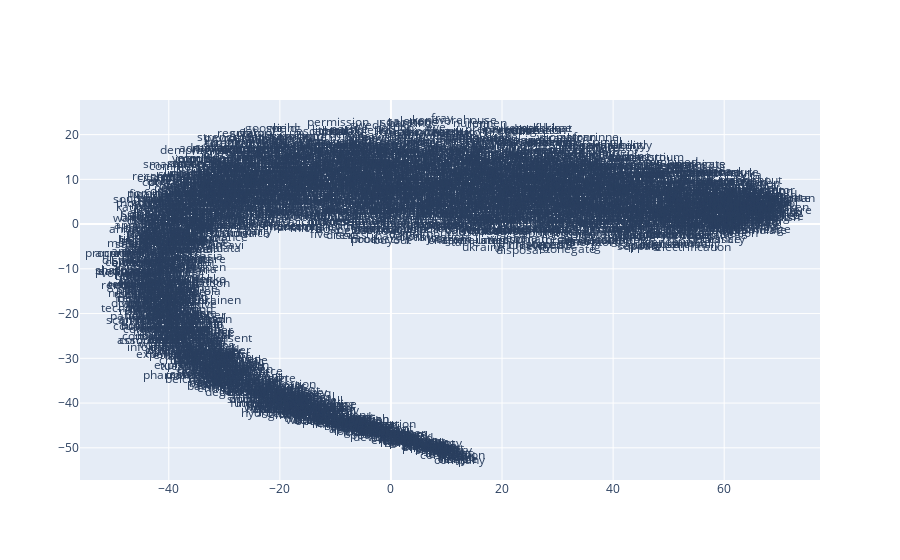

The notebook cell this image was saved under:
### Markdown cell above
Visualization of Word2Vec embeddings from documentation at:
https://radimrehurek.com/gensim_3.8.3/auto_examples/tutorials/run_word2vec.html#sphx-glr-auto-examples-tutorials-run-word2vec-py

### Code cell
from sklearn.decomposition import IncrementalPCA    # inital reduction
from sklearn.manifold import TSNE                   # final reduction
import numpy as np                                  # array handling


def reduce_dimensions(model):
    num_dimensions = 2  # final num dimensions (2D, 3D, etc)

    vectors = [] # positions in vector space
    labels = [] # keep track of words to label our data again later
    for word in model.wv.key_to_index:
        vectors.append(model.wv[word])
        labels.append(word)

    # convert both lists into numpy vectors for reduction
    vectors = np.asarray(vectors)
    labels = np.asarray(labels)

    # reduce using t-SNE
    vectors = np.asarray(vectors)
    tsne = TSNE(n_components=num_dimensions, random_state=0)
    vectors = tsne.fit_transform(vectors)

    x_vals = [v[0] for v in vectors]
    y_vals = [v[1] for v in vectors]
    return x_vals, y_vals, labels


x_vals, y_vals, labels = reduce_dimensions(fin_w2v_model)

def plot_with_plotly(x_vals, y_vals, labels, plot_in_notebook=True):
    from plotly.offline import init_notebook_mode, iplot, plot
    import plotly.graph_objs as go

    trace = go.Scatter(x=x_vals, y=y_vals, mode='text', text=labels)
    data = [trace]

    if plot_in_notebook:
        init_notebook_mode(connected=True)
        iplot(data, filename='word-embedding-plot')
    else:
        plot(data, filename='word-embedding-plot.html')


def plot_with_matplotlib(x_vals, y_vals, labels):
    import matplotlib.pyplot as plt
    import random

    random.seed(0)

    plt.figure(figsize=(12, 12))
    plt.scatter(x_vals, y_vals)

    #
    # Label randomly subsampled 25 data points
    #
    indices = list(range(len(labels)))
    selected_indices = random.sample(indices, 25)
    for i in selected_indices:
        plt.annotate(labels[i], (x_vals[i], y_vals[i]))

try:
    get_ipython()
except Exception:
    plot_function = plot_with_matplotlib
else:
    plot_function = plot_with_plotly

plot_function(x_vals, y_vals, labels)

### Figure 1 — Plotly figure (JSON) as saved in the notebook; plotly's stock layout.template omitted (floating-point values rounded to 4 significant figures; data arrays with more than 128 entries replaced by an {"elided": "..."} marker saying what was removed)
{"data": [{"mode": "text", "text": {"elided": "3056 str values"}, "type": "scatter", "x": {"elided": "3056 float values"}, "y": {"elided": "3056 float values"}}], "layout": {}}
